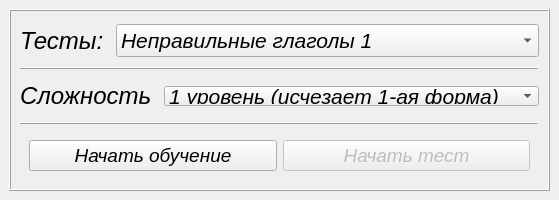
<?xml version="1.0" encoding="UTF-8"?>
<ui version="4.0">
 <class>MainWindow</class>
 <widget class="QMainWindow" name="MainWindow">
  <property name="geometry">
   <rect>
    <x>0</x>
    <y>0</y>
    <width>550</width>
    <height>200</height>
   </rect>
  </property>
  <property name="font">
   <font>
    <pointsize>20</pointsize>
    <italic>false</italic>
    <bold>false</bold>
   </font>
  </property>
  <property name="windowTitle">
   <string>MainWindow</string>
  </property>
  <widget class="QWidget" name="centralwidget">
   <layout class="QVBoxLayout" name="verticalLayout">
    <item>
     <widget class="QFrame" name="testChooseFrame">
      <property name="sizePolicy">
       <sizepolicy hsizetype="Expanding" vsizetype="Expanding">
        <horstretch>0</horstretch>
        <verstretch>0</verstretch>
       </sizepolicy>
      </property>
      <property name="frameShape">
       <enum>QFrame::Shape::Box</enum>
      </property>
      <property name="frameShadow">
       <enum>QFrame::Shadow::Raised</enum>
      </property>
      <layout class="QVBoxLayout" name="verticalLayout_8">
       <item>
        <widget class="QWidget" name="datasetLayout" native="true">
         <property name="sizePolicy">
          <sizepolicy hsizetype="Preferred" vsizetype="Preferred">
           <horstretch>0</horstretch>
           <verstretch>0</verstretch>
          </sizepolicy>
         </property>
         <property name="font">
          <font>
           <pointsize>16</pointsize>
           <italic>true</italic>
           <bold>false</bold>
          </font>
         </property>
         <layout class="QHBoxLayout" name="horizontalLayout">
          <property name="leftMargin">
           <number>0</number>
          </property>
          <property name="topMargin">
           <number>0</number>
          </property>
          <property name="rightMargin">
           <number>0</number>
          </property>
          <property name="bottomMargin">
           <number>0</number>
          </property>
          <item>
           <widget class="QLabel" name="datasetLabel">
            <property name="sizePolicy">
             <sizepolicy hsizetype="Minimum" vsizetype="Preferred">
              <horstretch>0</horstretch>
              <verstretch>0</verstretch>
             </sizepolicy>
            </property>
            <property name="font">
             <font>
              <pointsize>18</pointsize>
              <italic>true</italic>
              <bold>false</bold>
             </font>
            </property>
            <property name="text">
             <string>Тесты: </string>
            </property>
            <property name="textFormat">
             <enum>Qt::TextFormat::PlainText</enum>
            </property>
           </widget>
          </item>
          <item>
           <widget class="QComboBox" name="datasetComboBox">
            <property name="sizePolicy">
             <sizepolicy hsizetype="Expanding" vsizetype="Fixed">
              <horstretch>0</horstretch>
              <verstretch>0</verstretch>
             </sizepolicy>
            </property>
            <item>
             <property name="text">
              <string>Неправильные глаголы 1</string>
             </property>
            </item>
           </widget>
          </item>
         </layout>
        </widget>
       </item>
       <item>
        <widget class="QFrame" name="separator1">
         <property name="frameShape">
          <enum>QFrame::Shape::HLine</enum>
         </property>
         <property name="frameShadow">
          <enum>QFrame::Shadow::Raised</enum>
         </property>
        </widget>
       </item>
       <item>
        <widget class="QWidget" name="testTypeLayout" native="true">
         <property name="minimumSize">
          <size>
           <width>0</width>
           <height>40</height>
          </size>
         </property>
         <layout class="QVBoxLayout" name="verticalLayout_9">
          <property name="leftMargin">
           <number>0</number>
          </property>
          <property name="topMargin">
           <number>0</number>
          </property>
          <property name="rightMargin">
           <number>0</number>
          </property>
          <property name="bottomMargin">
           <number>0</number>
          </property>
          <item>
           <widget class="QWidget" name="difficultyLayout" native="true">
            <property name="sizePolicy">
             <sizepolicy hsizetype="Preferred" vsizetype="Preferred">
              <horstretch>0</horstretch>
              <verstretch>0</verstretch>
             </sizepolicy>
            </property>
            <property name="minimumSize">
             <size>
              <width>0</width>
              <height>0</height>
             </size>
            </property>
            <property name="maximumSize">
             <size>
              <width>16777215</width>
              <height>20</height>
             </size>
            </property>
            <layout class="QHBoxLayout" name="horizontalLayout_6">
             <property name="leftMargin">
              <number>0</number>
             </property>
             <property name="topMargin">
              <number>0</number>
             </property>
             <property name="rightMargin">
              <number>0</number>
             </property>
             <property name="bottomMargin">
              <number>0</number>
             </property>
             <item>
              <widget class="QLabel" name="difficultyLabel">
               <property name="font">
                <font>
                 <pointsize>18</pointsize>
                 <italic>true</italic>
                 <bold>false</bold>
                </font>
               </property>
               <property name="text">
                <string>Сложность </string>
               </property>
              </widget>
             </item>
             <item>
              <widget class="QComboBox" name="difficultyComboBox">
               <property name="enabled">
                <bool>true</bool>
               </property>
               <property name="sizePolicy">
                <sizepolicy hsizetype="Expanding" vsizetype="Maximum">
                 <horstretch>0</horstretch>
                 <verstretch>0</verstretch>
                </sizepolicy>
               </property>
               <property name="minimumSize">
                <size>
                 <width>0</width>
                 <height>0</height>
                </size>
               </property>
               <property name="maximumSize">
                <size>
                 <width>1000</width>
                 <height>1000</height>
                </size>
               </property>
               <property name="font">
                <font>
                 <pointsize>16</pointsize>
                 <italic>true</italic>
                 <bold>false</bold>
                </font>
               </property>
               <property name="styleSheet">
                <string notr="true"/>
               </property>
               <property name="iconSize">
                <size>
                 <width>24</width>
                 <height>24</height>
                </size>
               </property>
               <item>
                <property name="text">
                 <string>1 уровень (исчезает 1-ая форма)</string>
                </property>
               </item>
               <item>
                <property name="text">
                 <string>2 уровень (исчезает 2-ая форма)</string>
                </property>
               </item>
               <item>
                <property name="text">
                 <string>3 уровень (исчезает 3-я форма)</string>
                </property>
               </item>
               <item>
                <property name="text">
                 <string>4 уровень (написать 2 и 3 форму)</string>
                </property>
               </item>
               <item>
                <property name="text">
                 <string>5 уровень (написать все формы)</string>
                </property>
               </item>
               <item>
                <property name="text">
                 <string>6 уровень (всё, кроме 3 формы)</string>
                </property>
               </item>
              </widget>
             </item>
            </layout>
           </widget>
          </item>
         </layout>
        </widget>
       </item>
       <item>
        <widget class="QFrame" name="separator2">
         <property name="frameShape">
          <enum>QFrame::Shape::HLine</enum>
         </property>
         <property name="frameShadow">
          <enum>QFrame::Shadow::Raised</enum>
         </property>
        </widget>
       </item>
       <item>
        <widget class="QWidget" name="horizontalWidget" native="true">
         <property name="minimumSize">
          <size>
           <width>0</width>
           <height>15</height>
          </size>
         </property>
         <layout class="QHBoxLayout" name="horizontalLayout_2">
          <item>
           <widget class="QPushButton" name="startFlowButton">
            <property name="font">
             <font>
              <pointsize>14</pointsize>
              <italic>true</italic>
              <bold>false</bold>
             </font>
            </property>
            <property name="text">
             <string>Начать обучение</string>
            </property>
           </widget>
          </item>
          <item>
           <widget class="QPushButton" name="startTestButton">
            <property name="enabled">
             <bool>false</bool>
            </property>
            <property name="font">
             <font>
              <pointsize>14</pointsize>
              <italic>true</italic>
              <bold>false</bold>
             </font>
            </property>
            <property name="text">
             <string>Начать тест</string>
            </property>
           </widget>
          </item>
         </layout>
        </widget>
       </item>
      </layout>
     </widget>
    </item>
   </layout>
  </widget>
  <widget class="QMenuBar" name="menubar">
   <property name="geometry">
    <rect>
     <x>0</x>
     <y>0</y>
     <width>550</width>
     <height>0</height>
    </rect>
   </property>
   <property name="maximumSize">
    <size>
     <width>16777215</width>
     <height>0</height>
    </size>
   </property>
   <widget class="QMenu" name="mainMenu">
    <property name="title">
     <string>Главное</string>
    </property>
    <addaction name="showAboutProgram"/>
    <addaction name="openMainSettings"/>
    <addaction name="exitProgram"/>
   </widget>
   <widget class="QMenu" name="menu_2">
    <property name="title">
     <string>Наборы данных</string>
    </property>
    <addaction name="action"/>
    <addaction name="action_3"/>
    <addaction name="action_2"/>
   </widget>
   <widget class="QMenu" name="menu_3">
    <property name="title">
     <string>Таблицы результатов</string>
    </property>
    <addaction name="action_7"/>
    <addaction name="action_9"/>
    <addaction name="action_10"/>
    <addaction name="action_8"/>
   </widget>
   <widget class="QMenu" name="debugMenu">
    <property name="title">
     <string>Отладка</string>
    </property>
    <addaction name="showTestResultDialog"/>
    <addaction name="requestDatasetUpdateAction"/>
    <addaction name="showDatasetContentAction"/>
   </widget>
   <addaction name="mainMenu"/>
   <addaction name="menu_2"/>
   <addaction name="menu_3"/>
   <addaction name="debugMenu"/>
  </widget>
  <widget class="QStatusBar" name="statusbar">
   <property name="maximumSize">
    <size>
     <width>16777215</width>
     <height>0</height>
    </size>
   </property>
  </widget>
  <action name="action">
   <property name="text">
    <string>Редактирование ресурсов</string>
   </property>
  </action>
  <action name="action_2">
   <property name="text">
    <string>Перезагрузить наборы</string>
   </property>
  </action>
  <action name="action_3">
   <property name="text">
    <string>Редактировать наборы</string>
   </property>
  </action>
  <action name="showAboutProgram">
   <property name="text">
    <string>О программе</string>
   </property>
  </action>
  <action name="openMainSettings">
   <property name="text">
    <string>Настройки</string>
   </property>
  </action>
  <action name="exitProgram">
   <property name="text">
    <string>Выход</string>
   </property>
  </action>
  <action name="action_7">
   <property name="text">
    <string>Показать</string>
   </property>
  </action>
  <action name="action_8">
   <property name="text">
    <string>Очистить</string>
   </property>
  </action>
  <action name="action_9">
   <property name="text">
    <string>Выгрузить</string>
   </property>
  </action>
  <action name="action_10">
   <property name="text">
    <string>Загрузить</string>
   </property>
  </action>
  <action name="showTestResultDialog">
   <property name="text">
    <string>Показать диалог результата теста</string>
   </property>
  </action>
  <action name="showDatasetContentAction">
   <property name="text">
    <string>Запросить строку с содержанием датасета</string>
   </property>
  </action>
  <action name="requestDatasetUpdateAction">
   <property name="text">
    <string>Запросить обновление списка датасетов</string>
   </property>
  </action>
 </widget>
 <resources/>
 <connections/>
</ui>
